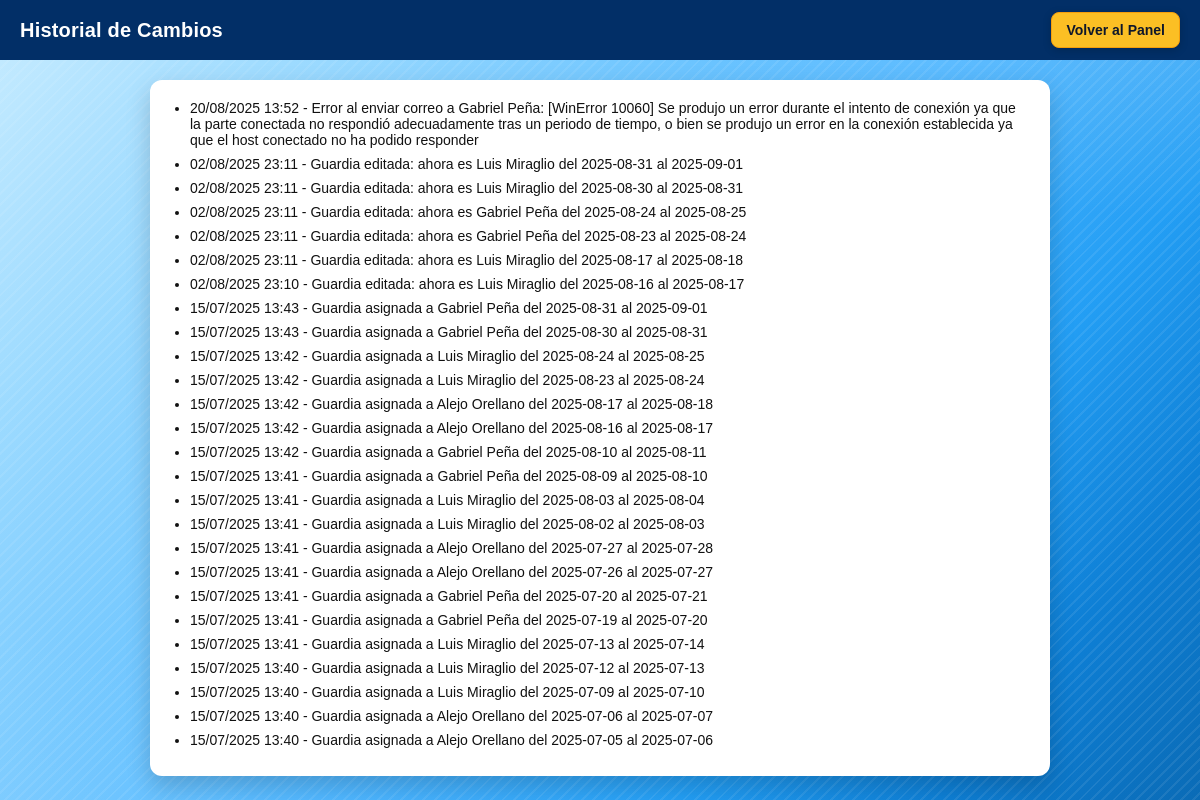
The app's page /historial (signed in), older data.
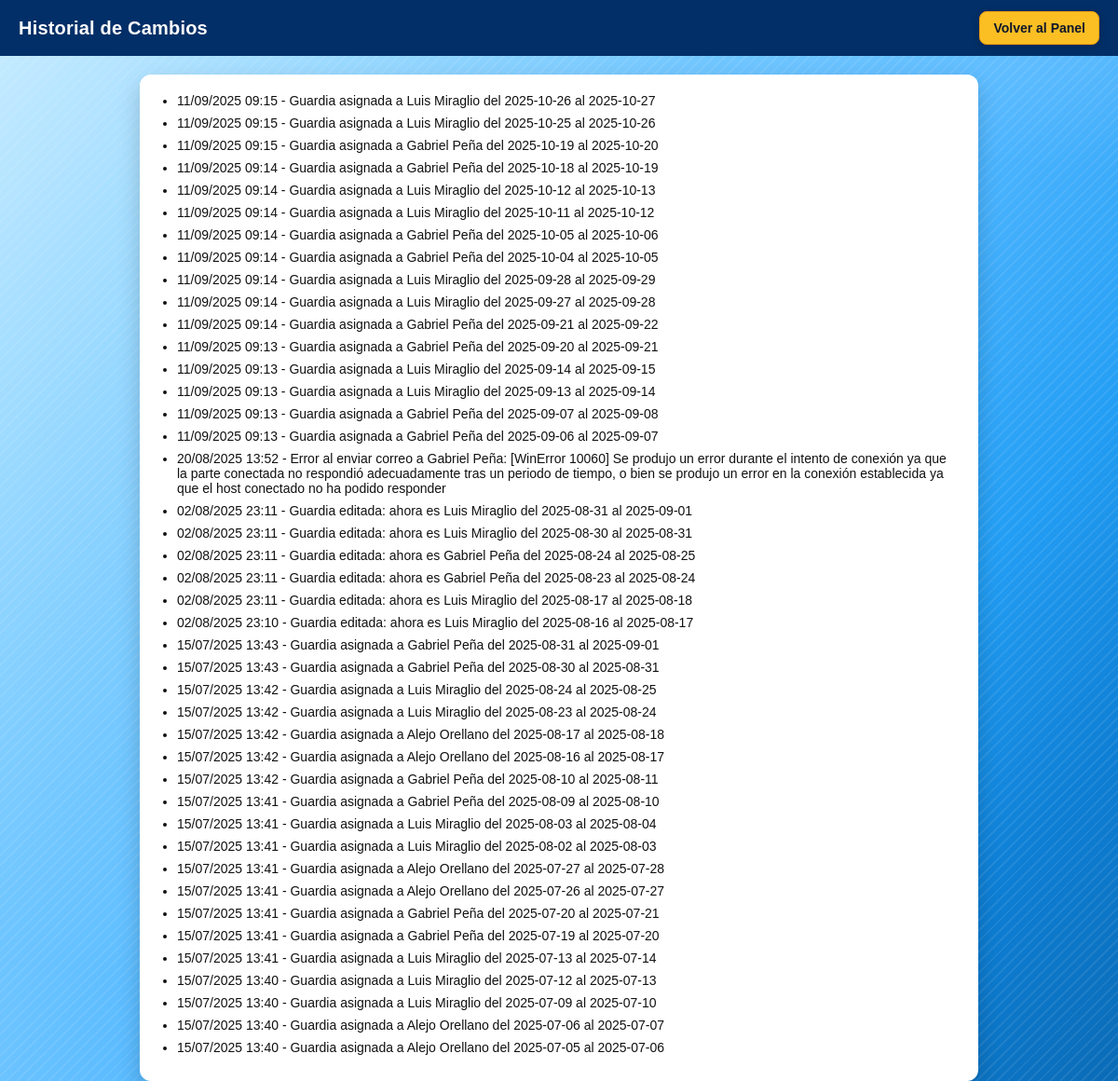
The same page, newer data.
### app.py (models this page shows)
class Historial(db.Model):
    id = db.Column(db.Integer, primary_key=True)
    fecha = db.Column(db.DateTime, default=datetime.utcnow)
    descripcion = db.Column(db.Text, nullable=False)

### app.py (the view)
@app.route("/historial")
def ver_historial():
    if not session.get('admin'):
        return redirect(url_for("admin"))
    lineas = Historial.query.order_by(Historial.fecha.desc()).all()
    return render_template("historial.html", lineas=lineas)

### templates/historial.html (shortened to what this page needs)
<!DOCTYPE html>
<html lang="es">
<head>
</head>
<body>
  <header>
    <h2>Historial de Cambios</h2>
    <a class="btn btn-amber" href="{{ url_for('panel_admin') }}">Volver al Panel</a>
  </header>
  <div class="contenido">
    <ul>
      {% for item in lineas %}
        <li>{{ item.fecha.strftime("%d/%m/%Y %H:%M") }} - {{ item.descripcion }}</li>
      {% endfor %}
    </ul>
  </div>
</body>
</html>

Row changes from the older to the newer data that the page shows:
added Historial: fecha "11/09/2025 09:15", descripcion "Guardia asignada a Luis Miraglio del 2025-10-26 al 2025-10-27"
added Historial: fecha "11/09/2025 09:15", descripcion "Guardia asignada a Luis Miraglio del 2025-10-25 al 2025-10-26"
added Historial: fecha "11/09/2025 09:15", descripcion "Guardia asignada a Gabriel Peña del 2025-10-19 al 2025-10-20"
added Historial: fecha "11/09/2025 09:14", descripcion "Guardia asignada a Gabriel Peña del 2025-10-18 al 2025-10-19"
added Historial: fecha "11/09/2025 09:14", descripcion "Guardia asignada a Luis Miraglio del 2025-10-12 al 2025-10-13"
added Historial: fecha "11/09/2025 09:14", descripcion "Guardia asignada a Luis Miraglio del 2025-10-11 al 2025-10-12"
added Historial: fecha "11/09/2025 09:14", descripcion "Guardia asignada a Gabriel Peña del 2025-10-05 al 2025-10-06"
added Historial: fecha "11/09/2025 09:14", descripcion "Guardia asignada a Gabriel Peña del 2025-10-04 al 2025-10-05"
added Historial: fecha "11/09/2025 09:14", descripcion "Guardia asignada a Luis Miraglio del 2025-09-28 al 2025-09-29"
added Historial: fecha "11/09/2025 09:14", descripcion "Guardia asignada a Luis Miraglio del 2025-09-27 al 2025-09-28"
added Historial: fecha "11/09/2025 09:14", descripcion "Guardia asignada a Gabriel Peña del 2025-09-21 al 2025-09-22"
added Historial: fecha "11/09/2025 09:13", descripcion "Guardia asignada a Gabriel Peña del 2025-09-20 al 2025-09-21"
added Historial: fecha "11/09/2025 09:13", descripcion "Guardia asignada a Luis Miraglio del 2025-09-14 al 2025-09-15"
added Historial: fecha "11/09/2025 09:13", descripcion "Guardia asignada a Luis Miraglio del 2025-09-13 al 2025-09-14"
added Historial: fecha "11/09/2025 09:13", descripcion "Guardia asignada a Gabriel Peña del 2025-09-07 al 2025-09-08"
added Historial: fecha "11/09/2025 09:13", descripcion "Guardia asignada a Gabriel Peña del 2025-09-06 al 2025-09-07"
